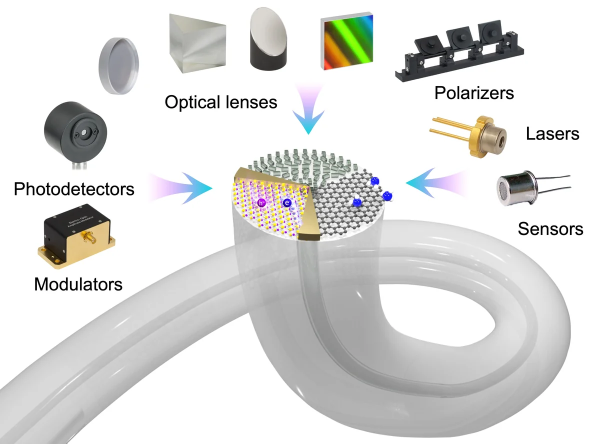
#> input picture assets/2020-multifunctional-integration-on-optical-fiber-tips-challenges-and-opportunities-main.png, 1200 x 887 px (shown at 1/2 size); its folder holds 4 pictures in this run
$ python optimize-images.py
#> lines starting #> are read from the running program, lines starting #| are printed output that depends on the picture
#!/usr/bin/env python3
"""
图片优化脚本 - 压缩 assets 目录中的图片

用法:
    python3 optimize-images.py

功能:
1. 压缩 PNG 图片（保持质量但减少文件大小）
2. 重新生成 WebP 版本（通常比 PNG 小 30-80%）
3. 限制最大尺寸（防止上传了超大原图）

需要安装依赖:
    pip install Pillow
"""

import os
import sys
from pathlib import Path

try:
    from PIL import Image
except ImportError:
    print("错误: 需要安装 Pillow 库")
    print("运行: pip install Pillow")
    sys.exit(1)

# 配置
ASSETS_DIR = Path(__file__).parent / "assets"
MAX_WIDTH = 1200  # 最大宽度，超过则缩放
MAX_HEIGHT = 800  # 最大高度
PNG_QUALITY = 85  # PNG 压缩质量 (0-100)
WEBP_QUALITY = 80  # WebP 压缩质量 (0-100)


def optimize_image(input_path: Path) -> tuple[bool, str]:
    """优化单张图片，返回 (是否成功, 消息)"""
    try:
        img = Image.open(input_path)
#> img is the input picture: PIL image 1200x887 RGB; mean R, G, B 222, 221.9, 220.3
        original_size = input_path.stat().st_size

        # 转换为 RGB（去除透明通道，如果不是透明图片）
        if img.mode in ('RGBA', 'P'):
            # 检查是否有实际透明内容
            has_alpha = False
            if img.mode == 'RGBA':
                alpha = img.getchannel('A')
                has_alpha = any(p < 255 for p in alpha.getdata())

            if not has_alpha:
                img = img.convert('RGB')

        # 检查尺寸，过大则缩放
        width, height = img.size
#> width = 1200; height = 887
        if width > MAX_WIDTH or height > MAX_HEIGHT:
            ratio = min(MAX_WIDTH / width, MAX_HEIGHT / height)
#> ratio = 0.902
            new_width = int(width * ratio)
#> new_width = 1082
            new_height = int(height * ratio)
#> new_height = 800
            img = img.resize((new_width, new_height), Image.LANCZOS)
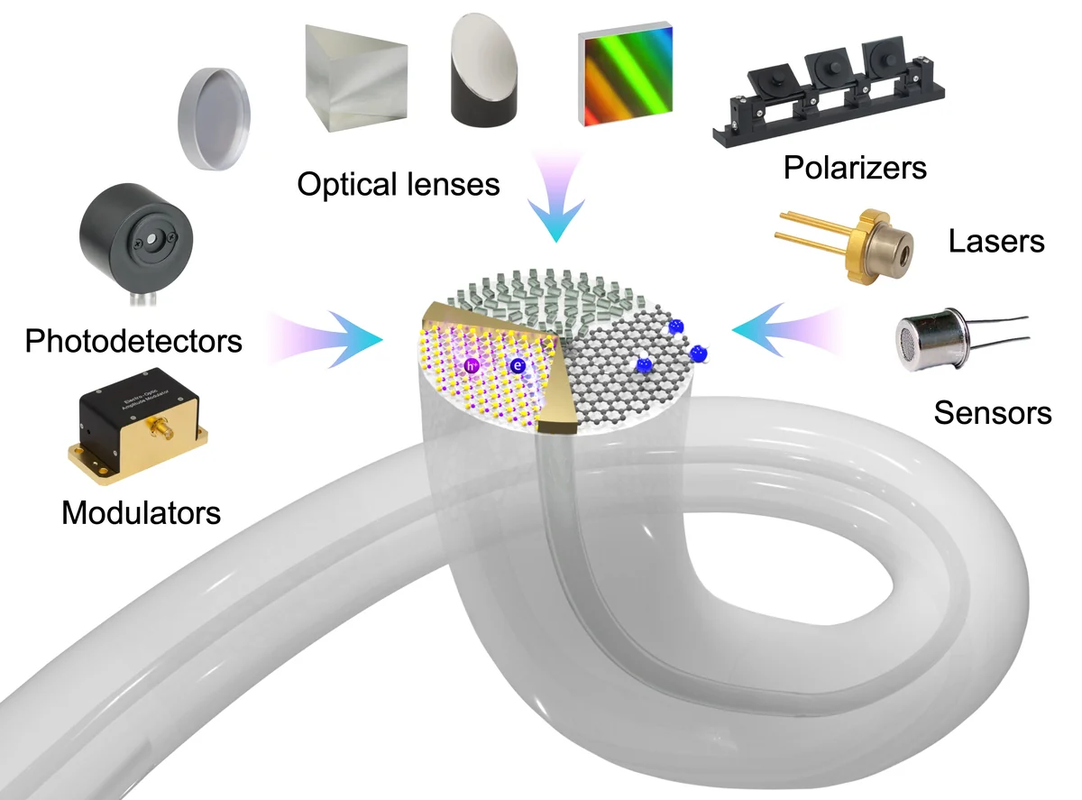
#> img: PIL image 1082x800 RGB; mean R, G, B 221.9, 221.9, 220.2
            print(f"  缩放: {width}x{height} -> {new_width}x{new_height}")
#|   缩放: 1200x887 -> 1082x800

        # 保存优化后的 PNG
        png_path = input_path
        if img.mode == 'RGBA':
            img.save(png_path, 'PNG', optimize=True)
        else:
            img.save(png_path, 'PNG', optimize=True)

        png_size = png_path.stat().st_size
        png_saved = original_size - png_size

        # 生成 WebP 版本
        webp_path = input_path.with_suffix('.webp')
        if img.mode == 'RGBA':
            img.save(webp_path, 'WEBP', quality=WEBP_QUALITY, method=6)
        else:
            img.save(webp_path, 'WEBP', quality=WEBP_QUALITY, method=6)

        webp_size = webp_path.stat().st_size
        webp_saved = original_size - webp_size

        msg = (f"  原图: {original_size/1024:.1f}KB | "
               f"PNG: {png_size/1024:.1f}KB (省 {png_saved/1024:.1f}KB) | "
               f"WebP: {webp_size/1024:.1f}KB (省 {webp_saved/1024:.1f}KB)")
        return True, msg

    except Exception as e:
        return False, f"  错误: {e}"


def main():
    if not ASSETS_DIR.exists():
        print(f"错误: 找不到目录 {ASSETS_DIR}")
        sys.exit(1)

    # 收集所有图片
    image_files = sorted(
        f for f in ASSETS_DIR.iterdir()
        if f.suffix.lower() in ('.png', '.jpg', '.jpeg')
    )

    if not image_files:
        print(f"在 {ASSETS_DIR} 中未找到图片")
        sys.exit(1)

    print(f"找到 {len(image_files)} 张图片，开始优化...")
    print(f"配置: 最大尺寸 {MAX_WIDTH}x{MAX_HEIGHT}, WebP 质量 {WEBP_QUALITY}")
    print("-" * 60)

    total_original = 0
    total_png = 0
    total_webp = 0
    success_count = 0

    for img_path in image_files:
        print(f"\n处理: {img_path.name}")
        success, msg = optimize_image(img_path)
        print(msg)

        if success:
            success_count += 1
            total_original += img_path.stat().st_size
            total_png += img_path.stat().st_size
            webp_path = img_path.with_suffix('.webp')
            if webp_path.exists():
                total_webp += webp_path.stat().st_size
#> pass 2 of the loop in main, `for img_path in image_files:`:
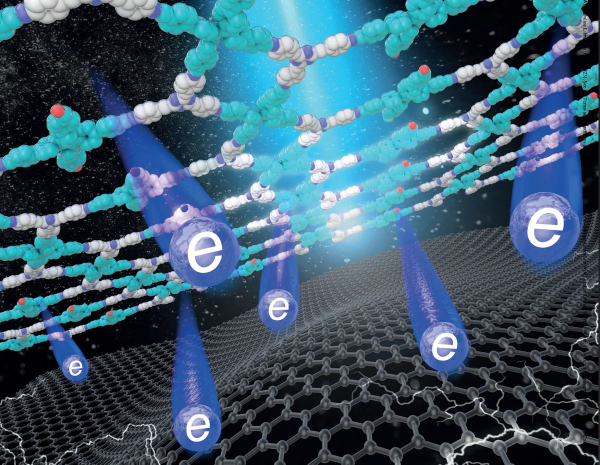
#> input picture assets/2020-ultrahigh-responsivity-photodetectors-of-2d-covalent-organic-frameworks-integrated-on-grap-main.png, 1200 x 929 px (shown at 1/2 size)
#> in optimize_image, img is the input picture: PIL image 1200x929 RGB; mean R, G, B 61.8, 92.5, 111
#> in optimize_image (call 2), `img = img.resize((new_width, new_height), Image.LANCZOS)`:
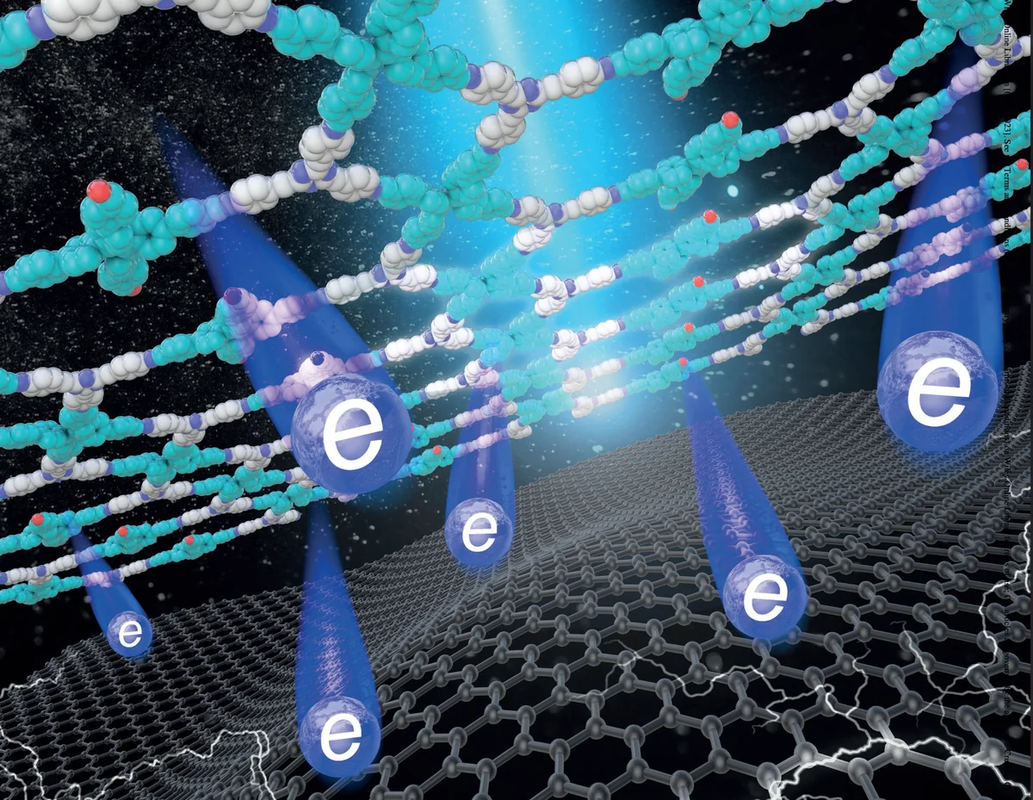
#> img: PIL image 1033x800 RGB; mean R, G, B 61.8, 92.5, 111
#|   缩放: 1200x929 -> 1033x800

    print("\n" + "=" * 60)
    print(f"优化完成: {success_count}/{len(image_files)} 张图片")
    if success_count > 0:
        print(f"PNG 总节省: {(total_original - total_png)/1024:.1f}KB")
        print(f"WebP 相比原图总节省: {(total_original - total_webp)/1024:.1f}KB")
        print(f"WebP 节省比例: {(total_original - total_webp)/total_original*100:.1f}%")
    print("\n提示: 优化后请重新部署到 Vercel")


if __name__ == "__main__":
    main()
